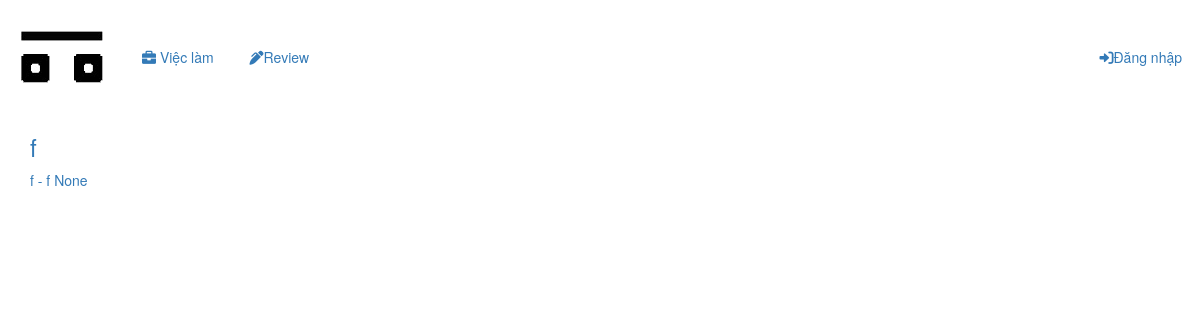
Page /posts/recruitments on the earlier database version.
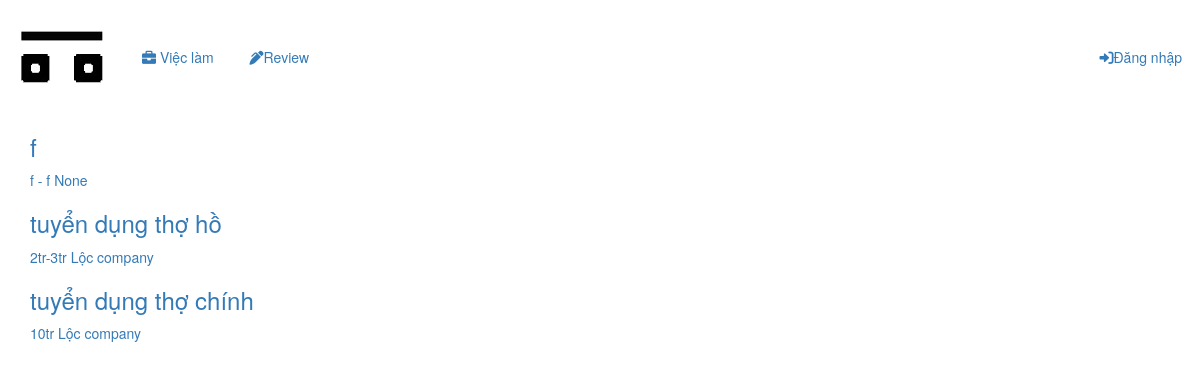
Same page on the later database version.
### post/models.py (models this page shows, shortened)
class Recruitment_Post(models.Model):
    type = models.ForeignKey(Category_Job, on_delete=models.CASCADE)
    author = models.ForeignKey(User, on_delete= models.CASCADE)
    company_name = models.CharField(max_length=80, null=True)
    locations = models.CharField(max_length=80, null=True)
    title = models.CharField(max_length= 60)
    range = models.CharField(max_length= 40)
    content = models.TextField()
    date = models.DateField(auto_now_add=True)

### post/views.py (the view)
# urls.py: path('recruitments', List_Recruitments.as_view(), name ='list_recruitments'),
class List_Recruitments(TemplateView):
    template_name = 'apps/recruitements/list-recruitments.html'
    list_recruitments = [a for a in range(10)]
    def get_context_data(self, *args, **kwargs):
        context = super().get_context_data(**kwargs)
        context['list_recruitments'] = Recruitment_Post.objects.filter(id__in = self.list_recruitments)
        return context

### post/templates/apps/recruitements/list-recruitments.html (shortened to what this page needs)
{% extends 'base/pages/base.html' %}
{% block content %}
    <div class='container'>
        {% for post in list_recruitments %}
            <a href="{% url 'detail_recruitment' pk=post.id %}">
                <h3>{{ post.title }}</h3>
                <span>{{ post.range }}</span>
                <span>{{ post.company_name }}</span>
            </a>
        {% endfor %}
    </div>
{% endblock %}

Differences in the rows shown:
added Recruitment_Post: title "tuyển dụng thợ hồ", range "2tr-3tr", company_name "Lộc company"
added Recruitment_Post: title "tuyển dụng thợ chính", range "10tr", company_name "Lộc company"
